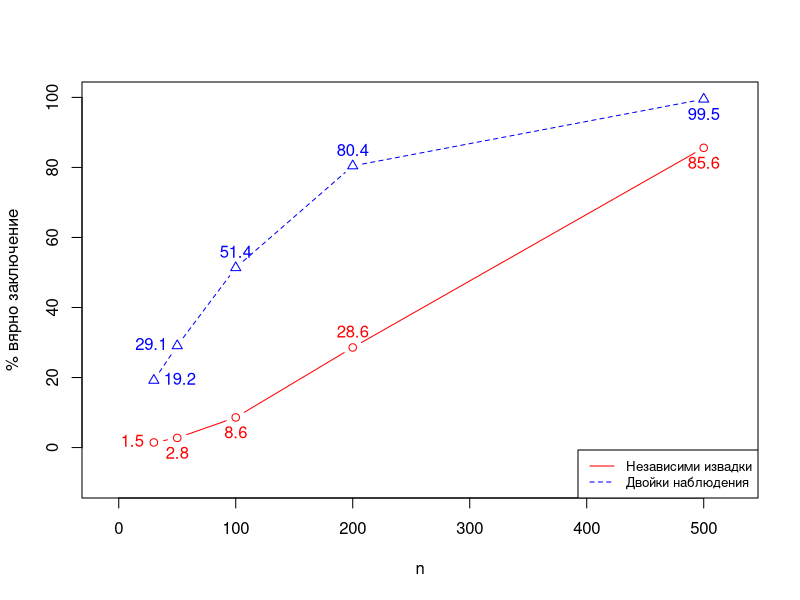
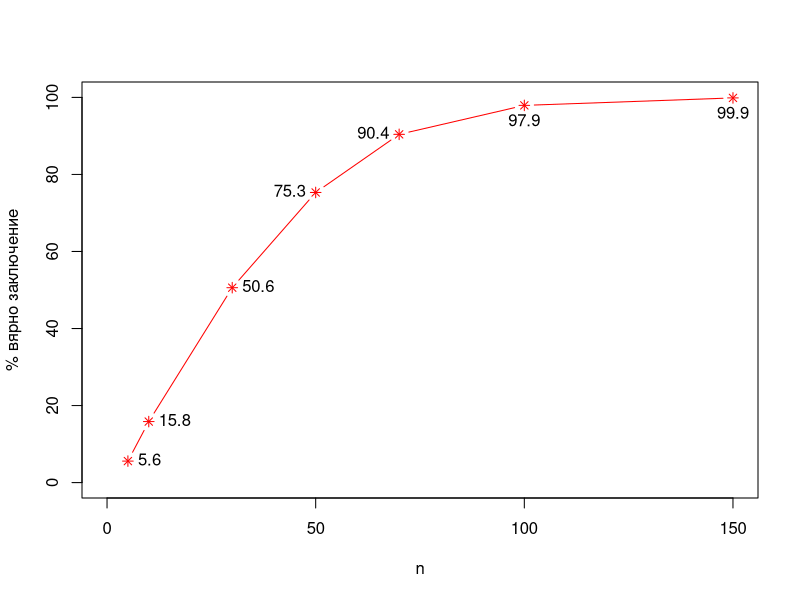

Reproduce these figures in R, in order.
## ---- chunk 1
knitr::opts_chunk$set(warning = FALSE, message = FALSE) 
## ---- chunk 2

zad1_gen_num <- function(n) {
  xs <- rnorm(n, mean=7, sd=1)
  es <- rnorm(n, mean=0.2, sd=1)
  ys <- xs + es
  c(xs, ys)
}


zad1_check <- function(n, paired=F) {
  a <- zad1_gen_num(n)
  xs <- a[1:n]
  ys <- a[(n+1):(2*n)]
  t.test(xs, ys, paired=paired)$p.value
}


zad1_replicate <- function(n, paired=F) {
  result <- replicate(10000, zad1_check(n, paired=paired))
  sum(result<=0.05)/length(result)
}


zad1_plot <- function() {
  ns <- c(30, 50, 100, 200, 500)
  val_indpen <- c()
  val_paired <- c()
  
  for (n in ns) {
    val_indpen <- append(val_indpen, zad1_replicate(n))
    val_paired <- append(val_paired, zad1_replicate(n, paired=T))
  }
  
  val_indpen <- val_indpen * 100
  val_paired <- val_paired * 100
  
  plot(ns,
       val_indpen,
       type="b",
       pch=1,
       col="red",
       xlab="n",
       ylab="% вярно заключение",
       xlim=c(-10, 525),
       ylim=c(-10, 100)
  )
  
  lines(ns,
        val_paired,
        pch=2,
        col="blue",
        type="b",
        lty=2
  )
  
  legend("bottomright",
         legend=c("Независими извадки", "Двойки наблюдения"),
         col=c("red", "blue"),
         cex=0.8,
         lty=1:2
  )

  text(ns,
       val_indpen,
       col="red",
       labels=sprintf("%.1f", val_indpen),
       pos=c(2, 1, 1, 3, 1)
  )
  
  text(ns,
       val_paired,
       col="blue",
       labels=sprintf("%.1f", val_paired),
       pos=c(4, 2, 3, 3, 1)
  )
}


zad1_plot()

## ---- chunk 3

zad2_gen_num <- function(n) {
  x <- c(1:6)
  p <- c(1/6, 1/6, 1/6, 1/3, 1/12, 1/12)
  result <- table(factor(sample(x, n, replace=T, prob=p), levels=x))
  as.numeric(result)
}


zad2_test_chisq <- function(n) {
  expected <- c(1/6, 1/6, 1/6, 1/6, 1/6, 1/6)
  observed <- zad2_gen_num(n)
  chisq.test(x=observed, p=expected)$p.value <= 0.05
}


zad2_plot <- function() {
  ns <- c(5, 10, 30, 50, 70, 100, 150)
  val <- c()
  
  for (n in ns) {
    res <- replicate(10000, zad2_test_chisq(n))
    val <- append(val, sum(res)/length(res))
  }
  
  val <- val * 100
  
  plot(ns,
       val,
       type="b",
       pch=8,
       col="red",
       xlab="n",
       ylab="% вярно заключение",
       xlim=c(0, 150),
       ylim=c(0, 100)
  )
  
  text(ns,
       val,
       labels=sprintf("%.1f", val),
       pos=c(4, 4, 4, 2, 2, 1, 1, 1)
  )
}


zad2_plot()

